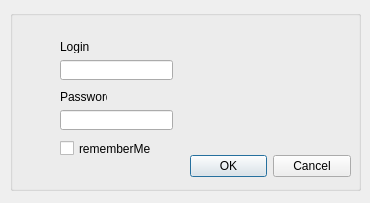
<?xml version="1.0" encoding="UTF-8"?>
<ui version="4.0">
 <class>Authentication_dialog</class>
 <widget class="QDialog" name="Authentication_dialog">
  <property name="geometry">
   <rect>
    <x>0</x>
    <y>0</y>
    <width>370</width>
    <height>203</height>
   </rect>
  </property>
  <property name="windowTitle">
   <string>Dialog</string>
  </property>
  <widget class="QGroupBox" name="groupBox">
   <property name="geometry">
    <rect>
     <x>10</x>
     <y>10</y>
     <width>351</width>
     <height>181</height>
    </rect>
   </property>
   <property name="title">
    <string/>
   </property>
   <widget class="QLineEdit" name="login_LineEdit">
    <property name="geometry">
     <rect>
      <x>50</x>
      <y>50</y>
      <width>113</width>
      <height>20</height>
     </rect>
    </property>
   </widget>
   <widget class="QLineEdit" name="pass_LineEdit">
    <property name="geometry">
     <rect>
      <x>50</x>
      <y>100</y>
      <width>113</width>
      <height>20</height>
     </rect>
    </property>
   </widget>
   <widget class="QLabel" name="login_Label">
    <property name="geometry">
     <rect>
      <x>50</x>
      <y>30</y>
      <width>47</width>
      <height>13</height>
     </rect>
    </property>
    <property name="text">
     <string>Login</string>
    </property>
   </widget>
   <widget class="QLabel" name="pass_Label">
    <property name="geometry">
     <rect>
      <x>50</x>
      <y>80</y>
      <width>47</width>
      <height>13</height>
     </rect>
    </property>
    <property name="text">
     <string>Password</string>
    </property>
   </widget>
   <widget class="QDialogButtonBox" name="DialogButtonBox">
    <property name="geometry">
     <rect>
      <x>180</x>
      <y>140</y>
      <width>161</width>
      <height>32</height>
     </rect>
    </property>
    <property name="orientation">
     <enum>Qt::Horizontal</enum>
    </property>
    <property name="standardButtons">
     <set>QDialogButtonBox::Cancel|QDialogButtonBox::Ok</set>
    </property>
   </widget>
   <widget class="QCheckBox" name="remember_CB">
    <property name="geometry">
     <rect>
      <x>50</x>
      <y>130</y>
      <width>101</width>
      <height>17</height>
     </rect>
    </property>
    <property name="text">
     <string>rememberMe</string>
    </property>
   </widget>
  </widget>
 </widget>
 <resources/>
 <connections>
  <connection>
   <sender>DialogButtonBox</sender>
   <signal>accepted()</signal>
   <receiver>Authentication_dialog</receiver>
   <slot>accept()</slot>
   <hints>
    <hint type="sourcelabel">
     <x>248</x>
     <y>254</y>
    </hint>
    <hint type="destinationlabel">
     <x>157</x>
     <y>274</y>
    </hint>
   </hints>
  </connection>
  <connection>
   <sender>DialogButtonBox</sender>
   <signal>rejected()</signal>
   <receiver>Authentication_dialog</receiver>
   <slot>reject()</slot>
   <hints>
    <hint type="sourcelabel">
     <x>316</x>
     <y>260</y>
    </hint>
    <hint type="destinationlabel">
     <x>286</x>
     <y>274</y>
    </hint>
   </hints>
  </connection>
 </connections>
</ui>
